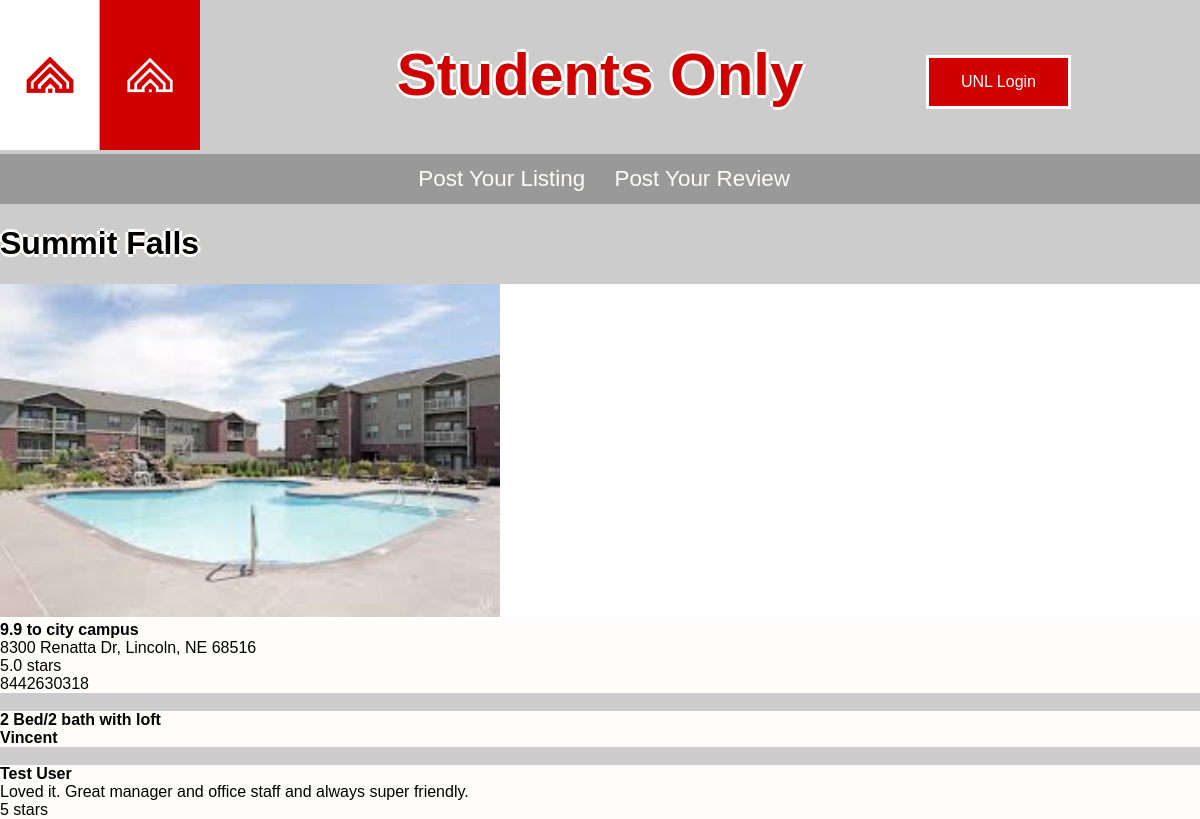
The app's page /building/summitfalls with its own data.
### apartments/models.py (models this page shows, shortened)
class Building(models.Model):
    image = models.ImageField(upload_to="media", blank=True, null=True)
    name = models.CharField(max_length=255)
    address = models.CharField(max_length=255)
    contactInfo = models.CharField(max_length=255)
    rating = models.FloatField(default=0.0) #derived from reviews
    amenities = models.ManyToManyField(Amenities)
    distanceToCity = models.FloatField()
    distanceToEast = models.FloatField()
    available = models.BooleanField()
    name_slug = models.SlugField(default="building-name")
    def get_absolute_url(self):
        return "/building/%s" % self.name_slug

class Apartment(models.Model):
    nickname = models.CharField(max_length=255)
    building = models.ForeignKey(Building)
    description = models.TextField()
    price = models.IntegerField()
    leasingOptions = models.CharField(max_length=255)
    bedrooms = models.PositiveIntegerField()
    public = models.BooleanField(default=False)

class Reviews(models.Model):
    name = models.CharField(max_length=255)
    building = models.ForeignKey(Building)
    comment = models.TextField()
    hospitality = models.PositiveIntegerField()
    maintenance = models.PositiveIntegerField()
    safety_security = models.PositiveIntegerField()
    overall = models.PositiveIntegerField()

### apartments/views.py (the view)
# urls.py: url(r'^building/(?P<building_slug>[-\w]+)', views.building, name='building'),
def building(request, building_slug): #Building detail
    building = Building.objects.get(name_slug=building_slug)
    allReviews = Reviews.objects.filter(building=building)
    allApts = Apartment.objects.filter(building=building)
    score = Reviews.objects.filter(building=building).aggregate(Avg('overall'))#annotate or aggrogate
    context = {'building':building, 'allReviews':allReviews, 'allApts':allApts, 'score':score}
    return render(request, 'apartments/building.html', context)

### apartments/templates/apartments/building.html (shortened to what this page needs)
{% extends "base.html" %}
{% block content %}
<h1>{{ building.name }}</h1>
<div class="row">
	<div class="col-xs-12" style="background-color:white;">
    	<div class="photobuilding">
        	<a href="{{ building.get_absolute_url }}"><img src="/{{ building.image }}" style="width:500px"></a>
        </div>
    	<div class="info">
            <h4>{{ building.distanceToCity }} to city campus</h4>
            <p>{{ building.address }}</p>
            <p>{{ score.overall__avg }} stars</p>
            <p>{{ building.contactInfo }}</p>
        </div>
    </div>
</div>
<br />
<div class="row">
	<div class="col-xs-12" style="background-color:white;">
    	<div class="info">
            {% for object in allApts %}
            <h4>{{ object.nickname }}</h4>
            {% endfor %}
        </div>
    </div>
</div>
<br />
<div class="row">
	<div class="col-xs-12" style="background-color:white;">
    	<div class="info">
            {% for object in allReviews %}
            <h4>{{ object.name }}</h4>
            <p>{{ object.comment }}</p>
            <p>{{ object.overall }} stars</p>
            {% endfor %}
        </div>
    </div>
</div>
{%endblock%}

### apartments/static/css/roomtraders.css (style rules this page uses)
* { font-family: sans-serif; }
h1 { text-shadow: -3px 0 #FEFDFA, 0 3px #FEFDFA, 3px 0 #FEFDFA, 0 -3px #FEFDFA; }
body { background-color: #CCC; padding: 0; margin: 0; }
img { max-width:100%; }
.info h2, h4, p { text-align: left; padding-left: 2em; margin: 2em 1em 0 2em; background-color: #FEFDFA; }
.listinginfo h2, h4, p { padding: 0; margin: 0; }

### records on screen
Building: name "Summit Falls", image (picture), distanceToCity "9.9", address "8300 Renatta Dr, Lincoln, NE 68516", contactInfo "8442630318"
Apartment: nickname "2 Bed/2 bath with loft"
Apartment: nickname "Vincent"
Reviews: name "Test User", comment "Loved it. Great manager and office staff and always super friendly.", overall "5"

### other values on screen
{{ score.overall__avg }} "5.0"
